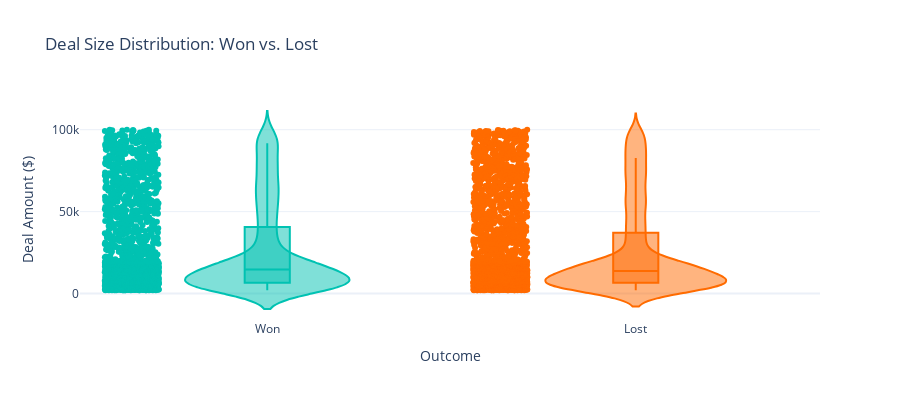

Notebook code for this chart:
### Markdown cell above
### Insight 4: The Deal Size Sweet Spot

Understanding how win rates vary by deal size helps optimize pricing and qualification strategies.

### Code cell
# Violin plot: Deal Size Distribution for Won vs. Lost
df['outcome_label'] = df['outcome'].map({'Won': 'Won', 'Lost': 'Lost'})
fig7 = px.violin(
    df, y='deal_amount', x='outcome_label', color='outcome_label',
    box=True, points='all',
    color_discrete_map={'Won': '#00C2B2', 'Lost': '#FF6B00'},
    title='Deal Size Distribution: Won vs. Lost',
    labels={'deal_amount':'Deal Amount ($)', 'outcome_label':'Outcome'}
)
fig7.update_layout(template='plotly_white', height=400, showlegend=False)
fig7.show()

# Win rate by deal size quintile
df['deal_size_quintile'] = pd.qcut(df['deal_amount'], 5, labels=[1,2,3,4,5])
quintile_stats = df.groupby('deal_size_quintile').agg(
    win_rate = ('outcome', lambda x: (x=='Won').mean()*100),
    avg_deal_size = ('deal_amount', 'mean')
).reset_index()

### Figure 1 — Plotly figure (JSON) as saved in the notebook; plotly's stock layout.template omitted (floating-point values rounded to 4 significant figures; data arrays with more than 128 entries replaced by an {"elided": "..."} marker saying what was removed)
{"data": [{"alignmentgroup": "True", "box": {"visible": true}, "hovertemplate": "Outcome=%{x}<br>Deal Amount ($)=%{y}<extra></extra>", "legendgroup": "Won", "marker": {"color": "#00C2B2"}, "name": "Won", "offsetgroup": "Won", "orientation": "v", "points": "all", "scalegroup": "True", "showlegend": true, "type": "violin", "x": {"elided": "2263 str values"}, "x0": " ", "xaxis": "x", "y": {"elided": "2263 int values"}, "y0": " ", "yaxis": "y"}, {"alignmentgroup": "True", "box": {"visible": true}, "hovertemplate": "Outcome=%{x}<br>Deal Amount ($)=%{y}<extra></extra>", "legendgroup": "Lost", "marker": {"color": "#FF6B00"}, "name": "Lost", "offsetgroup": "Lost", "orientation": "v", "points": "all", "scalegroup": "True", "showlegend": true, "type": "violin", "x": {"elided": "2737 str values"}, "x0": " ", "xaxis": "x", "y": {"elided": "2737 int values"}, "y0": " ", "yaxis": "y"}], "layout": {"height": 400, "legend": {"title": {"text": "Outcome"}, "tracegroupgap": 0}, "showlegend": false, "title": {"text": "Deal Size Distribution: Won vs. Lost"}, "violinmode": "overlay", "xaxis": {"anchor": "y", "categoryarray": ["Won", "Lost"], "categoryorder": "array", "domain": [0, 1], "title": {"text": "Outcome"}}, "yaxis": {"anchor": "x", "domain": [0, 1], "title": {"text": "Deal Amount ($)"}}}}
